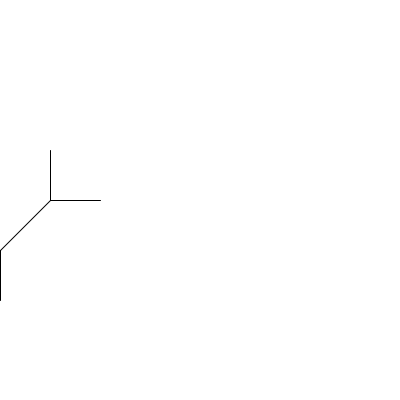
Frame 1 (no input)
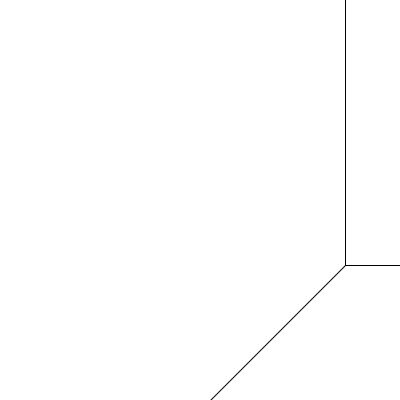
Frame 60 (the mouse pressed at the canvas centre just before this capture)
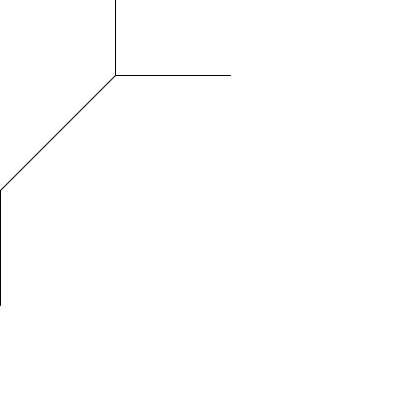
Frame 120 (the mouse held since frame 60 and released just before this capture)

The Processing sketch that drew these frames (run headless with seeded random() and noise(); from frame 60 on, the mouse is pressed at the canvas centre):

// Processing sketch: s06t00maite
// ── s06t00maite.pde
//Expresión Digital II - UDD - 2016.
//Maite Iturriaga Batlle.
//s06t00maite.

float x, y, amt;
int vel = 5;
int vel1 = 5;
int diam = 50;
color c1, c2, c3;

void setup() {
  size(400, 400);
  x = diam;
  y = height / 2;

  c1 = color (255, 255, 0); //Amarillo
  c2 = color (255, 0, 255); //Fucsia
  c3= color (0, 255, 255);//Cian
}

void draw() {
  amt = map(x, 0, width, 0, 1);
  c3 = lerpColor(c1, c2, amt);
  background(255);                              //Para que se vuelva a dibujar fondo
  fill(c3);

  line( x, y, x + x, y); //Linea(a)
  line( x, y, x, y - x); //Linea(b)
  line(x - x, y + x, x - x, y + x * 2);//Linea(c)
  line(x, y, x - x, y + x); //Linea(d)
  x += vel;                                     //De izquierda a derecha movimiento
  y += vel1;
  //x -= 20;                                    //Por el 20 va más rápido y de derecha a izquierda
  //x += 20;                                    //Por el 20 va más rápido y de izquierda a derecha

  //¿Qué tengo que hacer para que la elipse aparezca al lado izquierdo, cuando llega alfinal?
  //if (x > width) {                            //Si es que x llega al final 
  //x = 0;                                      //Comienza desde el otro lado nuevamente
  //}

  //¿Qué tengo que hace para que la elipse se devuelva?
  if (x > width - diam / 2 || x < diam / 2) { 
    vel *= - 1;
  }
  if (y > height - diam / 2 || y < diam / 2) { 
    vel1 *= - 1;
  }
}
